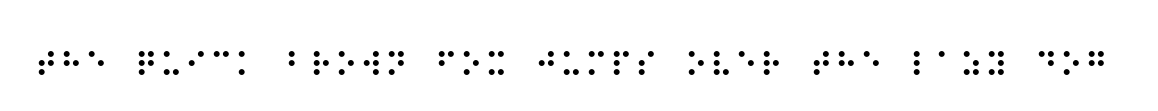
%> input picture OCR/b2.png, 1158 x 111 px
$ octave OCR.m   (GNU Octave 9; MATLAB toolbox functions it lacks are replaced by stand-ins)
%> lines starting %> are read from the running program, lines starting %| are printed output that depends on the picture; in (x1, y1, x2, y2) boxes, pixels count from 0 and x2, y2 are one past the last pixel; in counts of white or black regions, pixels touching at a corner belong together; the program's own positions count from 1
### OCR/lines.m
function [fl re]=lines(im_braille)
% [8 lines of commented-out code are left out]
space_counter = 0;
im_braille=clip(im_braille);
pixel_line_num=size(im_braille,1);
for s=1:pixel_line_num
    if sum(im_braille(s,:))==0 && space_counter >= 20
        nm=im_braille(1:s-1, :); % First line matrix
        rm=im_braille(s:end, :);% Remain line matrix
        fl = clip(nm);
        re=clip(rm);
        %*-*-*Uncomment lines below to see the result*-*-*-*-
        %         subplot(2,1,1);imshow(fl);
        %         subplot(2,1,2);imshow(re);
        break
    elseif sum(im_braille(s,:))==0
        space_counter = space_counter + 1;
    else
        fl=im_braille;%Only one line.
        re=[ ];
    end
end

function img_out=clip(img_in)
[f c]=find(img_in);
img_out=img_in(min(f):max(f),min(c):max(c));%Crops image

### OCR/OCR.m
% OCR (Optical Character Recognition).
% Author: Ing. Diego Barrag醤 Guerrero
% e-mail: diego@matpic.com
% For more information, visit: www.matpic.com
%________________________________________
% PRINCIPAL PROGRAM
warning off %#ok<WNOFF>
% Clear all
clear; clc; close all;

% OPTIONS:
% setting show_images to 1 will display the found braille letters as images
show_images = 1;
% setting test_mode to 1 will not make the text-to-speech API call, it will
% only write the result to the text.txt file
test_mode = 0;

% Read image
imagen=imread('b2.png');
%> imagen is the input picture: size 111x1158 uint8; min 0, max 255, mean 249.1
%imagen=imrotate(imagen, -90);
% Show image
%imshow(imagen);
title('INPUT IMAGE WITH NOISE')
% Convert to gray scale
if size(imagen,3)==3 %RGB image
    imagen=rgb2gray(imagen);
    % Convert to BW
    threshold = graythresh(imagen);
    imagen = imbinarize(imagen,threshold);
    if show_images == 1
        imshow(imagen);
    end
end
% Remove all object containing fewer than 30 pixels
%imshow(imagen);pause(0.5);
title('BINARIZED INPUT IMAGE')
imagen = imcomplement(imagen);
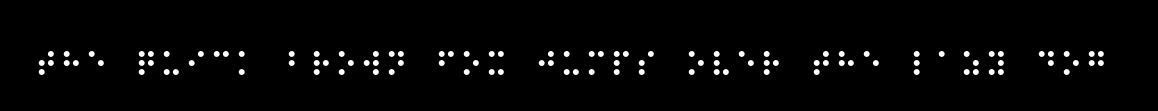
%> imagen: size 111x1158 uint8; min 0, max 255, mean 5.9
imagen = bwareaopen(imagen,20);
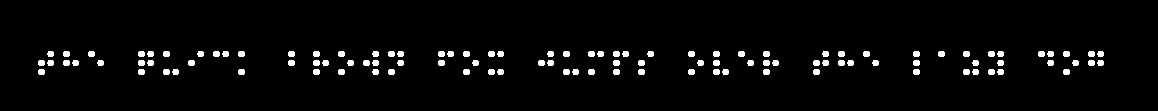
%> imagen: size 111x1158 logical; 3.2% white; 111 white regions, largest, box (x1, y1, x2, y2) and area: (63, 51, 70, 57) 38, (88, 51, 95, 57) 38, (138, 51, 145, 57) 38
if show_images == 1
    imshow(imagen);pause(1);
end
%Storage matrix word from image
word=[ ];
re_line=imagen;
%Opens text.txt as file for write
fid = fopen('text.txt', 'wt');
% Load templates
load templates
global templates
% Compute the number of letters in template file
num_letras=size(templates,2);
while 1
    %Fcn 'lines' separate lines in text
    [fl re_line]=lines(re_line);
    imgn=fl;
    re_letter=imgn;
    %Uncomment line below to see lines one by one
    if show_images == 1
        imshow(fl);pause(0.5)
    end
    %-----------------------------------------------------------------
    % Label and count connected components
    while 1
%         [r,c] = find(L==n);
%         % Extract letter
%         n1=imgn(min(r):max(r),min(c):max(c));
        [fc re_letter]=letters(re_letter);
        %imshow(fc);pause(2);
        % Resize letter (same size of template)
        img_r=imresize(fc,[42 24]);
        %Uncomment line below to see letters one by one
        if show_images == 1
            imshow(img_r);pause(0.5)
        end
        %-------------------------------------------------------------------
        % Call fcn to convert image to text
        letter=read_letter(img_r,num_letras);
        % Letter concatenation
        word=[word letter];
        if isempty(re_letter)  %See variable 're_letter' in Fcn 'letters'
            break
        end
    end
    %fprintf(fid,'%s\n',lower(word));%Write 'word' in text file (lower)
    fprintf(fid,'%s\n',word);%Write 'word' in text file (upper)
    % Clear 'word' variable
    word=[ ];
    %*When the sentences finish, breaks the loop
    if isempty(re_line)  %See variable 're' in Fcn 'lines'
        break
    end
end
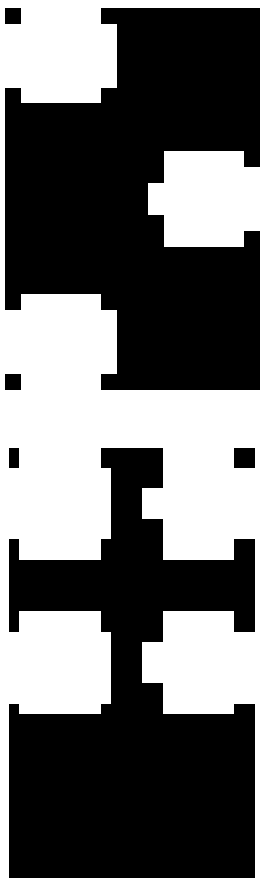
%> figure redrawn from the program's plot data, 2 panels
fclose(fid);
%Open 'text.txt' file
winopen('text.txt')
if ispc
    sysCommand = 'python bridge.py';
elseif isunix
    sysCommand = 'python3 brdige.py';
else
    fprintf('Operating system may not be supported, play answer.wav manually');
end
if test_mode ~= 1
    [status, res] = system(sysCommand);
end
fprintf('For more information, visit: <a href= "http://www.matpic.com">www.matpic.com </a> \n')
